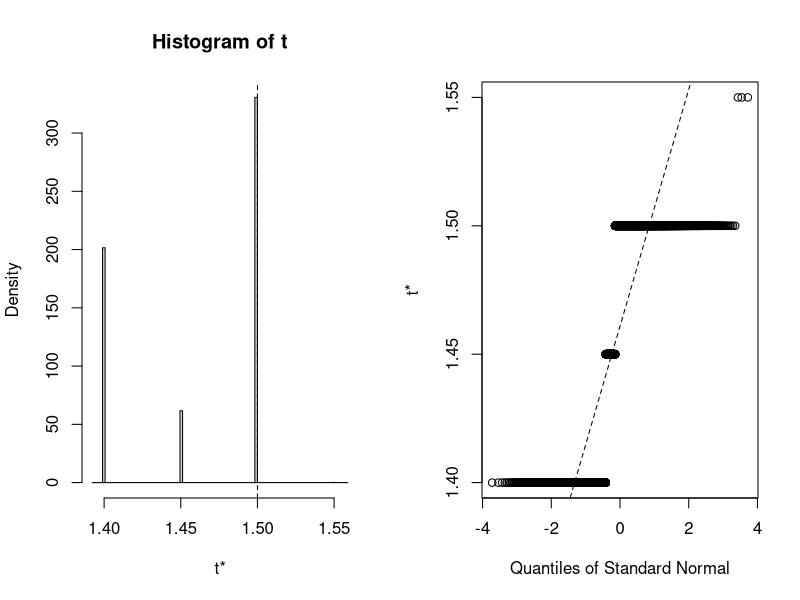
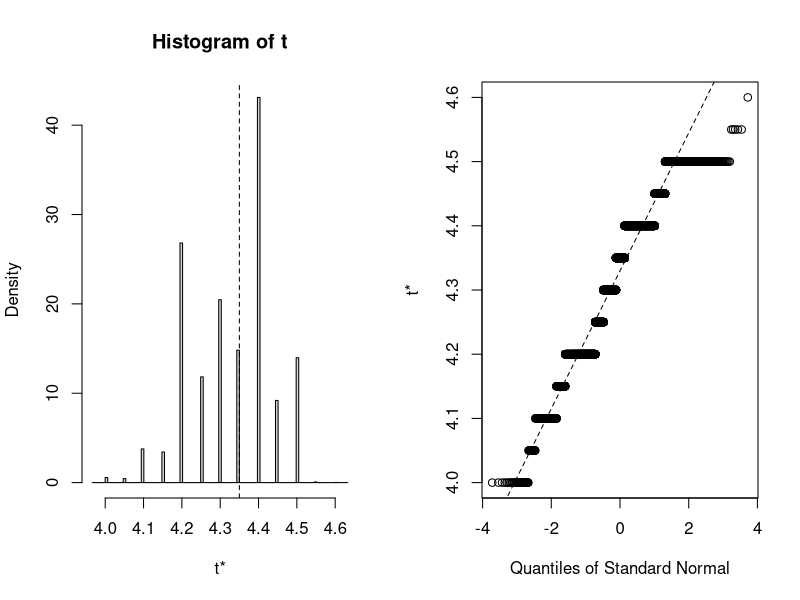
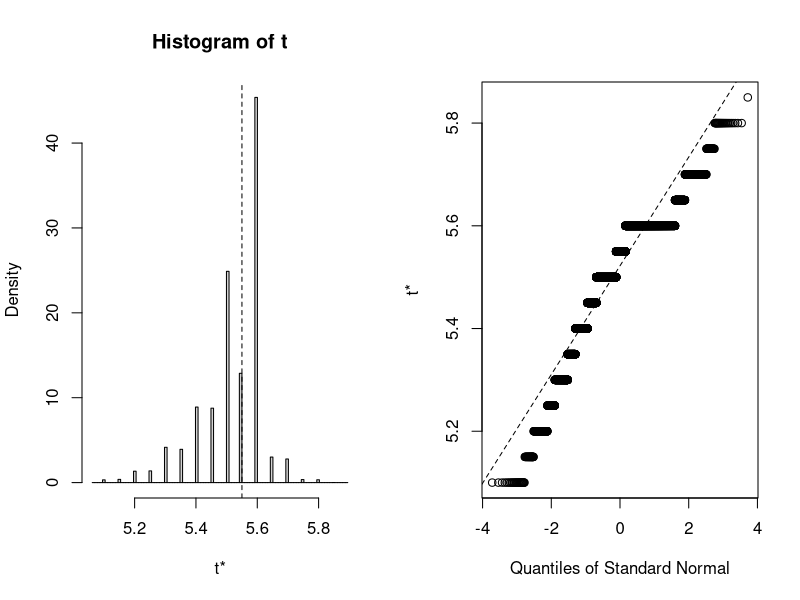

These charts were generated, in order, by the following R code:
## ---- chunk 1
# Set global knitr chunck options
knitr::opts_chunk$set(warning = FALSE,
                      message = FALSE)
## ---- chunk 2
# Top 6 rows of "iris"
head(iris)
# Structure of "iris"
dplyr::glimpse(iris)
## ---- chunk 3
# Load magrittr package for pipe functions
library(magrittr)

# Nest the data
iris_nest <- iris %>%
    # First I group the data by species 
    dplyr::group_by(Species) %>%
    # Then I nest the dataframe
    tidyr::nest()
## ---- chunk 4
# Print "iris_nest"
iris_nest
## ---- chunk 5
# Print the top six rows of the each row in the "data" list-column
lapply(iris_nest$data, head)
## ---- chunk 6
# Define the bootstrap function
boot_median <- function(d, i) {
    median(d[i])
}
## ---- chunk 7
# Add a list column called "booted" containing the object produced by `
# applying `boot::boot` over the data in the "data" list-column.
iris_nest %<>%
    dplyr::mutate(booted = purrr::map(.x = data, # The list-column containing <S3: tibble>
                                      ~ boot::boot(data = .x$Petal.Length, # The <S3 tibble> column being sampled
                                                 statistic = boot_median, # The user-defined function
                                                 R = 10000, # The number of replicates
                                                 stype = "i")))
## ---- chunk 8
# Print "iris_nest"
iris_nest
## ---- chunk 9
# Plot each <S3: boot> object
## Note: Saved to an object (plots) to stop the summary being printed
plots <- purrr::map(.x = iris_nest$booted, 
                    ~ plot(.x))
## ---- chunk 10
# Add a list column called "booted_ci" containing the object produced by `
# applying `boot::boot.ci` over the data in the "booted" list-column.
iris_nest %<>%
    dplyr::mutate(booted_ci = purrr::map(.x = booted, # The list-column containing <S3: boot> objects
                                         ~ boot::boot.ci(.x,
                                                         conf = 0.95, # Interval width
                                                         type = "bca")))  # Calculate a BCa interval
## ---- chunk 11
# Print "iris_nest"
iris_nest
## ---- chunk 12
# Plot each <S3: bootci> object
prints <- purrr::map(.x = iris_nest$booted_ci, 
                     ~ print(.x))
## ---- chunk 13
# Inspect the structure of an <S3 bootci> object
str(iris_nest$booted_ci[[1]])
## ---- chunk 14
# Add a three column called "statistic" (point estimate), "lower_ci" (2.5% CI), and 
# "upper_ci" (97.5% CI), which are populated by data extracted using `purrr::map` 
# from the <S3 bootci> objects in the "booted_ci" list-column. 
iris_booted <- iris_nest %>%
    # Add columns
    dplyr::mutate(statistic = purrr::map(.x = booted_ci, # The list-column containing <S3 bootci> objects
                                         ~ .x$t0), # The point estimate
                  lower_ci = purrr::map(.x = booted_ci,
                                        ~ .x$bca[[4]]), # The value of the lower 2.5% limit
                  upper_ci = purrr::map(.x = booted_ci,
                                        ~ .x$bca[[5]])) %>% # The value of teh upper 97.5% limit
    # Drop the list-columns (no longer needed)
    dplyr::select(-data, -booted, -booted_ci) %>%
    # Unnest the dataframe
    tidyr::unnest()
## ---- chunk 15
# Print the tidy dataframe
iris_booted
## ---- chunk 16
# Using `knitr::kable` only
knitr::kable(x = iris_booted, 
             digits = 1, 
             col.names = c("Species",
                           "Median sepal width(mm)",
                           "Lower 2.5% limit",
                           "Upper 97.5% limit"))

# Adding some bells and whistles with `kableExtra
knitr::kable(x = iris_booted, 
             format = 'html',
             digits = 1, 
             col.names = c("",
                           "Median",
                           "Lower 2.5% limit",
                           "Upper 97.5% limit")) %>%
    kableExtra::add_header_above(c("Species" = 1,
                                   "Sepal width (mm)" = 3))
## ---- chunk 17
sessionInfo()
